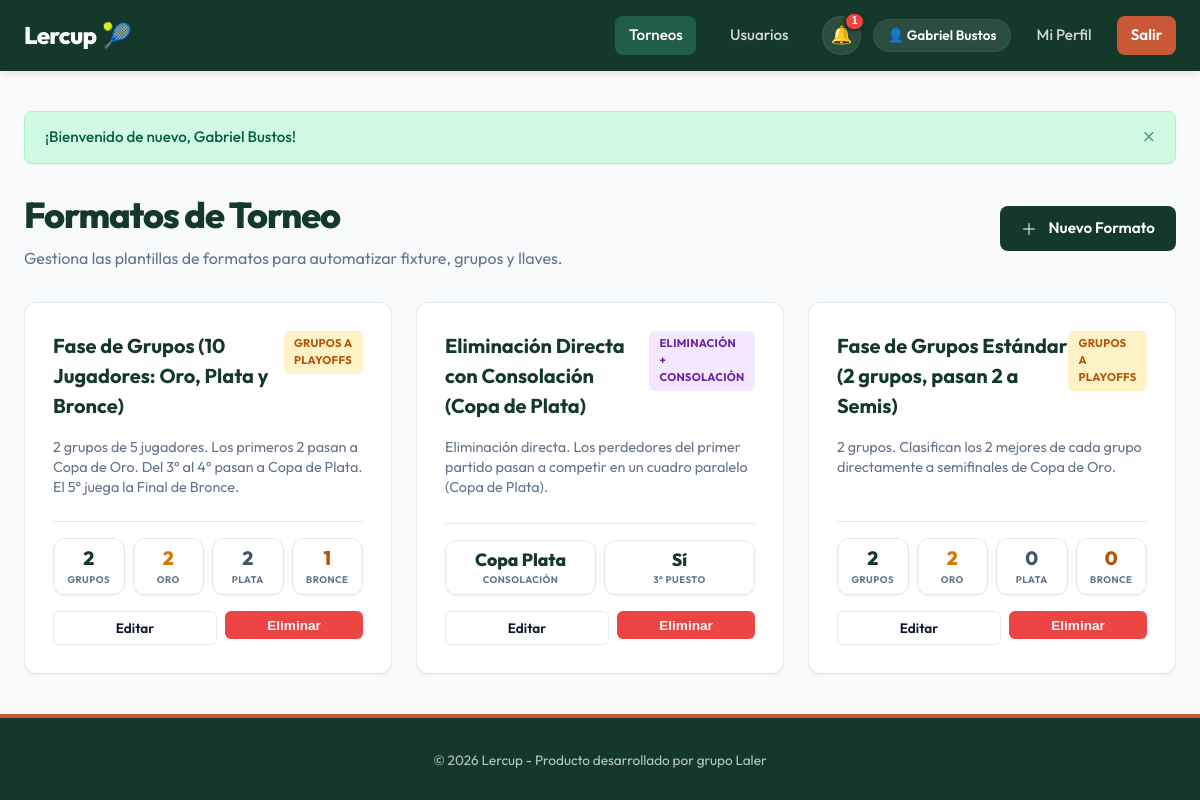
The app's page /tournaments/formats (signed in) with its own data.
### app/models/user.py (models this page shows)
class User(SQLModel, table=True):
    id: Optional[int] = Field(default=None, primary_key=True)
    email: str = Field(index=True, unique=True, nullable=False)
    hashed_password: str = Field(nullable=False)
    full_name: str = Field(nullable=False)
    city: Optional[str] = Field(default=None)
    phone_number: Optional[str] = Field(default=None)
    avatar_url: Optional[str] = Field(default=None)
    is_admin: bool = Field(default=False)
    role: str = Field(default="player") # player, tournament_admin, admin
    created_at: datetime = Field(default_factory=datetime.utcnow)
    profiles: List["PlayerProfile"] = Relationship(
        back_populates="user",
        sa_relationship_kwargs={"cascade": "all, delete-orphan"}
    )
    registrations: List["TournamentRegistration"] = Relationship(
        back_populates="user",
        sa_relationship_kwargs={"cascade": "all, delete-orphan"}
    )
    created_tournaments: List["Tournament"] = Relationship(
        back_populates="creator"
    )

### app/models/tournament_format.py (models this page shows)
class TournamentFormat(SQLModel, table=True):
    id: Optional[int] = Field(default=None, primary_key=True)
    name: str = Field(nullable=False)
    description: Optional[str] = Field(default=None)
    format_type: str = Field(default="groups_to_playoffs")  # groups_to_playoffs, elimination_with_consolation
    groups_count: int = Field(default=2)
    gold_qualifiers: int = Field(default=2)
    silver_qualifiers: int = Field(default=2)
    bronze_qualifiers: int = Field(default=1)
    has_third_place: bool = Field(default=True)

### app/routes/web/formats.py (the view)
@router.get("")
def list_formats(
    request: Request,
    db: Session = Depends(get_session),
    current_user = Depends(require_tournament_admin)
):
    formats = FormatService.get_all_formats(db)
    return render_template(request, db, "formats/list.html", {
        "formats": formats,
        "active_page": "tournaments"
    })

### app/templates/formats/list.html (shortened to what this page needs)
{% extends "base.html" %}
{% block content %}
<div style="display: flex; justify-content: space-between; align-items: center; margin-bottom: 2rem;">
    <div>
        <h1 style="margin-bottom: 0.25rem;">Formatos de Torneo</h1>
        <p style="color: var(--text-muted); margin: 0;">Gestiona las plantillas de formatos para automatizar fixture, grupos y llaves.</p>
    </div>
    <a href="/tournaments/formats/create" class="btn btn-primary">
        <svg xmlns="http://www.w3.org/2000/svg" width="16" height="16" fill="currentColor" class="bi bi-plus-lg" viewBox="0 0 16 16" style="margin-right: 0.25rem;">
            <path fill-rule="evenodd" d="M8 2a.5.5 0 0 1 .5.5v5h5a.5.5 0 0 1 0 1h-5v5a.5.5 0 0 1-1 0v-5h-5a.5.5 0 0 1 0-1h5v-5A.5.5 0 0 1 8 2"/>
        </svg>
        Nuevo Formato
    </a>
</div>
<div class="grid-tournaments">
    {% for fmt in formats %}
    <div class="card" style="display: flex; flex-direction: column; justify-content: space-between; min-height: 250px;">
        <div>
            <div style="display: flex; justify-content: space-between; align-items: flex-start; margin-bottom: 1rem;">
                <h3 class="card-title" style="margin: 0; font-size: 1.25rem; font-weight: 700;">{{ fmt.name }}</h3>
                {% if fmt.format_type == "groups_to_playoffs" %}
                <span class="badge badge-ongoing" style="font-size: 0.7rem;">Grupos a Playoffs</span>
                {% else %}
                <span class="badge badge-indoor" style="font-size: 0.7rem;">Eliminación + Consolación</span>
                {% endif %}
            </div>
            <p style="color: var(--text-muted); font-size: 0.9rem; line-height: 1.4; margin-bottom: 1.5rem;">
                {{ fmt.description or "Sin descripción." }}
            </p>
        </div>
        <div style="border-top: 1px solid var(--border-color); padding-top: 1rem; margin-top: auto;">
            {% if fmt.format_type == "groups_to_playoffs" %}
            <div class="stats-grid" style="grid-template-columns: repeat(4, 1fr); margin-bottom: 1rem; gap: 0.5rem;">
                <div class="stat-card" style="padding: 0.5rem 0.25rem;">
                    <div class="stat-val" style="font-size: 1.2rem;">{{ fmt.groups_count }}</div>
                    <div class="stat-label" style="font-size: 0.6rem; margin-top: 0.1rem;">Grupos</div>
                </div>
                <div class="stat-card" style="padding: 0.5rem 0.25rem;">
                    <div class="stat-val" style="font-size: 1.2rem; color: #d97706;">{{ fmt.gold_qualifiers }}</div>
                    <div class="stat-label" style="font-size: 0.6rem; margin-top: 0.1rem;">Oro</div>
                </div>
                <div class="stat-card" style="padding: 0.5rem 0.25rem;">
                    <div class="stat-val" style="font-size: 1.2rem; color: #475569;">{{ fmt.silver_qualifiers }}</div>
                    <div class="stat-label" style="font-size: 0.6rem; margin-top: 0.1rem;">Plata</div>
                </div>
                <div class="stat-card" style="padding: 0.5rem 0.25rem;">
                    <div class="stat-val" style="font-size: 1.2rem; color: #b45309;">{{ fmt.bronze_qualifiers }}</div>
                    <div class="stat-label" style="font-size: 0.6rem; margin-top: 0.1rem;">Bronce</div>
                </div>
            </div>
            {% else %}
            <div class="stats-grid" style="grid-template-columns: repeat(2, 1fr); margin-bottom: 1rem; gap: 0.5rem;">
                <div class="stat-card" style="padding: 0.5rem 0.25rem;">
                    <div class="stat-val" style="font-size: 1.1rem; color: var(--primary-color);">Copa Plata</div>
                    <div class="stat-label" style="font-size: 0.6rem; margin-top: 0.1rem;">Consolación</div>
                </div>
                <div class="stat-card" style="padding: 0.5rem 0.25rem;">
                    <div class="stat-val" style="font-size: 1.1rem; color: var(--primary-color);">{% if fmt.has_third_place %}Sí{% else %}No{% endif %}</div>
                    <div class="stat-label" style="font-size: 0.6rem; margin-top: 0.1rem;">3° Puesto</div>
                </div>
            </div>
            {% endif %}
            <div style="display: flex; gap: 0.5rem; justify-content: flex-end;">
                <a href="/tournaments/formats/edit/{{ fmt.id }}" class="btn btn-outline btn-sm" style="flex: 1;">Editar</a>
                <form action="/tournaments/formats/delete/{{ fmt.id }}" method="POST" onsubmit="return confirm('¿Estás seguro de eliminar este formato?')" style="flex: 1; display: inline;">
                    <button type="submit" class="btn btn-danger btn-sm" style="width: 100%;">Eliminar</button>
                </form>
            </div>
        </div>
    </div>
    {% endfor %}
</div>
{% endblock %}

### app/templates/base.html (shortened to what this page needs)
<!DOCTYPE html>
<html lang="es">
<head>
    <link rel="stylesheet" href="/static/css/app.css?v={{ static_version }}">
</head>
<body>
    <header>
        <div class="navbar">
            <a href="/" class="nav-brand">
                Lercup<span>🎾</span>
            </a>
            <nav>
                <ul class="nav-menu">
                    <li><a href="/tournaments" class="nav-link {% if active_page == 'tournaments' %}active{% endif %}">Torneos</a></li>
                    <li><a href="/users" class="nav-link {% if active_page == 'users' %}active{% endif %}">Usuarios</a></li>
                    {% if current_user %}
                        <li class="nav-actions-group">
                            <div class="notification-menu">
                                <button type="button" class="notification-bell" aria-label="Notificaciones{% if unread_notification_count > 0 %} ({{ unread_notification_count }} sin leer){% endif %}" aria-expanded="false">
                                    <span class="notification-bell-icon" aria-hidden="true">🔔</span>
                                    {% if unread_notification_count > 0 %}
                                        <span class="notification-badge" aria-hidden="true">{{ unread_notification_count }}</span>
                                    {% endif %}
                                </button>
                            </div>
                            <div class="user-menu">
                                <span class="user-badge">👤 {{ current_user.full_name }}</span>
                                <a href="/users/profile/{{ current_user.id }}" class="nav-link {% if active_page == 'profile' %}active{% endif %}">Mi Perfil</a>
                                <a href="/auth/logout" class="nav-link nav-btn">Salir</a>
                            </div>
                        </li>
                    {% else %}
                        <li><a href="/auth/login" class="nav-link">Iniciar Sesión</a></li>
                        <li><a href="/auth/register" class="nav-link nav-btn">Registrarse</a></li>
                    {% endif %}
                </ul>
            </nav>
        </div>
    </header>
    <main>
        {% if messages %}
            <div class="alerts-container">
                {% for msg in messages %}
                    <div class="alert alert-{{ msg.type }}">
                        <span>{{ msg.text }}</span>
                        <button class="close-btn">&times;</button>
                    </div>
                {% endfor %}
            </div>
        {% endif %}
        {% block content %}
        {% endblock %}
    </main>
    <footer>
        <p>&copy; 2026 Lercup - Producto desarrollado por grupo Laler</p>
    </footer>
</body>
</html>

### records on screen
User: full_name "Gabriel Bustos"
TournamentFormat: name "Fase de Grupos (10 Jugadores: Oro, Plata y Bronce)", shows "GRUPOS A PLAYOFFS", description "2 grupos de 5 jugadores. Los primeros 2 pasan a Copa de Oro. Del 3° al 4° pasan a Copa de Plata. El 5° juega la Final de Bronce.", groups_count "2", gold_qualifiers "2", silver_qualifiers "2", bronze_qualifiers "1"
TournamentFormat: name "Eliminación Directa con Consolación (Copa de Plata)", shows "ELIMINACIÓN + CONSOLACIÓN", description "Eliminación directa. Los perdedores del primer partido pasan a competir en un cuadro paralelo (Copa de Plata).", shows "Copa Plata", has_third_place "Sí"
TournamentFormat: name "Fase de Grupos Estándar (2 grupos, pasan 2 a Semis)", shows "GRUPOS A PLAYOFFS", description "2 grupos. Clasifican los 2 mejores de cada grupo directamente a semifinales de Copa de Oro.", groups_count "2", gold_qualifiers "2", silver_qualifiers "0", bronze_qualifiers "0"

### other values on screen
{{ unread_notification_count }} "1"
{{ msg.text }} "¡Bienvenido de nuevo, Gabriel Bustos!"
